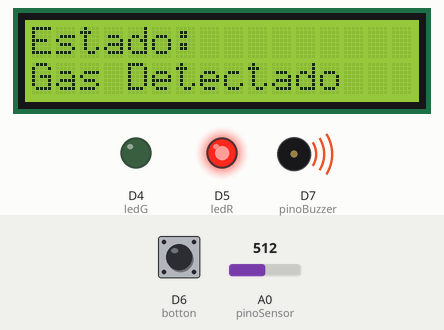
This sketch was run on a simulated ESP8266 (NodeMCU). On the bench: 16×2 character LCD, output pins drawn as LEDs (lit = HIGH), buzzer (waves = sounding, pin HIGH). The inputs (shaded band) are chosen by the test bench; at power-on: D6 (botton) LOW, A0 (pinoSensor) = 512. WiFi joins after 1.5 s; servers stay silent unless stated; what the sketch prints to the serial monitor is not drawn.

Above: at 3.0 s.
3.1 s: D6 (botton) pulled HIGH for 0.15 s
At 3.9 s:
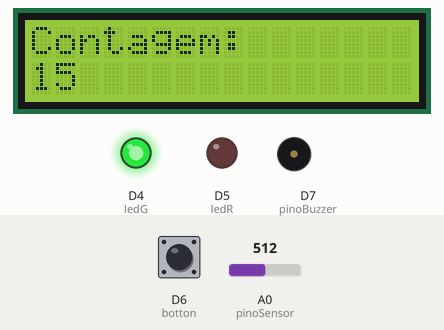
At 4.8 s:
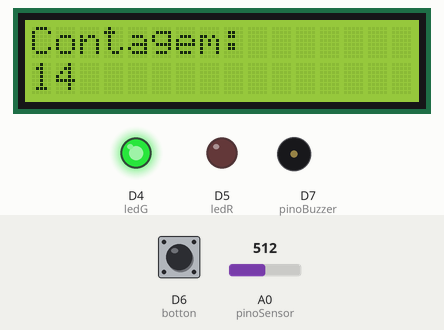
Timing chart, 0 to 19.8 s (numbered marks = the images above; inputs shaded):
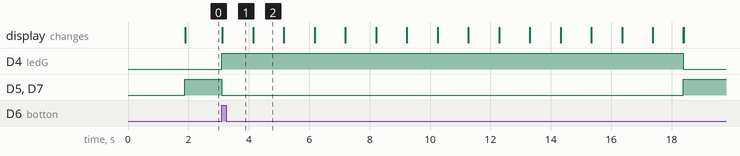

Measured:
- after the input at 3.1 s, D4 (ledG): LOW → HIGH at once, → LOW 15.3 s later; D5 (ledR), D7 (pinoBuzzer): HIGH → LOW at once, → HIGH 15.3 s later; the display: changes at once (image 1)
- what the display in image 2 shows lasts 1.1 s, from 4.1 s to 5.2 s

The sketch:

cod_blynkoit.ino
```cpp
#include <ESP8266WiFi.h> //BIBLIOTECA WIFI ESP
#include <BlynkSimpleEsp8266.h> //BIBLIOTECA BLYNK
#include <Wire.h> //BIBLIOTECA P USAR O I2C
#include <LiquidCrystal_I2C.h> // BIBLIOTECA DO I2C

#define col 16
#define lin 2
#define ende 0x27

#define BLYNK_TEMPLATE_ID "TMPL2IXzeMiKo"
#define BLYNK_TEMPLATE_NAME "sensor de gas esp8266"
#define BLYNK_AUTH_TOKEN "q3OJG3BVAOydMW0mLGsBoGpoHSsSGlgL"
#define BLYNK_PRINT Serial

LiquidCrystal_I2C lcd(ende, col, lin); // INICIANDO O LED

const int pinoBuzzer = D7; // VAR BUZZER
const int pinoSensor = A0; // VAR SENSOR
const int leitura = 300; // VAR PPM
const int ledR = D5; // VARIÁVEL DO LED VERMELHOR
const int ledG = D4; // VARIÁVEL DO LED VERDE
const int botton = D6;  // VARIÁVEL DO BOTÃO


char auth[] = BLYNK_AUTH_TOKEN;

char ssid[] = ".......";  // NOME DA REDE DE WIFI
char pass[] = ".......";  // PASSWORD DO WIFI
int data = 0;


BlynkTimer timer;
void sendSensor(){
  int data = analogRead(pinoSensor);
  int sensor = analogRead(pinoSensor);
  Blynk.virtualWrite(V0, data);
  Serial.print("Pin A0: ");
  Serial.println(data);

  if (sensor > leitura) {
    Serial.println("Fire in the House");

    Blynk.logEvent("alerta_gas","Fire Detected");
  }
}

void setup() {
 Blynk.begin(auth, ssid, pass);
  //dht.begin();
  timer.setInterval(5000L, sendSensor);
  pinMode(pinoSensor, INPUT);
  pinMode(pinoBuzzer, OUTPUT);
  pinMode(ledR, OUTPUT);
  pinMode(ledG, OUTPUT);
  pinMode(botton, INPUT);  // Defina o pino do botão como entrada

  lcd.init();
  lcd.backlight();
  lcd.clear();
}
void loop() {
  Blynk.run();
  timer.run();
  int sensor = analogRead(pinoSensor);
  int bnt = digitalRead(botton);
  lcd.setCursor(0, 0);
  lcd.print("Estado:");

  // CONDIÇÃO DE PARADA 1
  if (sensor > leitura && bnt == HIGH) {
    digitalWrite(pinoBuzzer, LOW);
    digitalWrite(ledR, LOW);
    digitalWrite(ledG, HIGH);
  if (bnt == HIGH) { // CONTAGEM REGRESSIVA
    for (int i = 15; i >= 1; i--) {
      lcd.clear();
      lcd.setCursor(0, 0);
      lcd.print("Contagem: ");
      lcd.setCursor(0, 1);
      lcd.print(i);
      delay(1000);
      lcd.clear();
    }
  }
  // DETECTAR SEM A CONTAGEM
  } else if (sensor > leitura) {
    digitalWrite(pinoBuzzer, HIGH);
    digitalWrite(ledR, HIGH);
    digitalWrite(ledG, LOW);
    lcd.setCursor(0, 1);
    lcd.print("Gas Detectado");

// CONSEQUÊNCIA
  } else {
    digitalWrite(pinoBuzzer, LOW);
    digitalWrite(ledR, LOW);
    digitalWrite(ledG, HIGH);
    lcd.setCursor(0, 1);
    lcd.print("Livre de Gas");
  }
}
```
